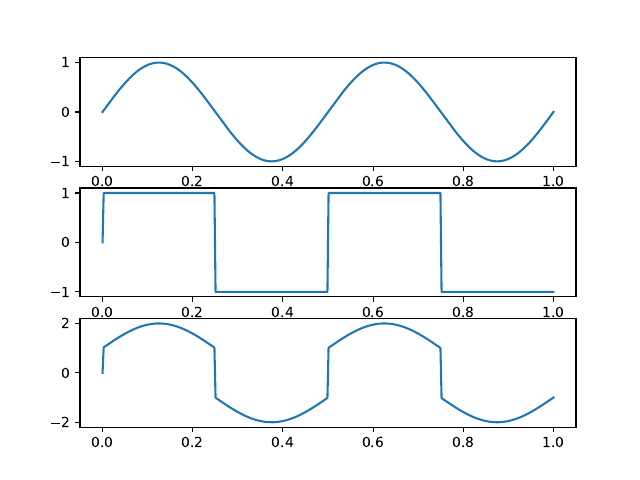

Generate this figure with Python:
import numpy as np
import matplotlib.pyplot as plt

times = np.linspace(0, 1, 400)
sine = np.array([np.sin(4*np.pi*t) for t in times])
square = np.sign(sine)

fig, axs = plt.subplots(3)
axs[0].plot(times, sine)
axs[1].plot(times, square)
axs[2].plot(times, sine+square)

plt.savefig("ex4.pdf")
